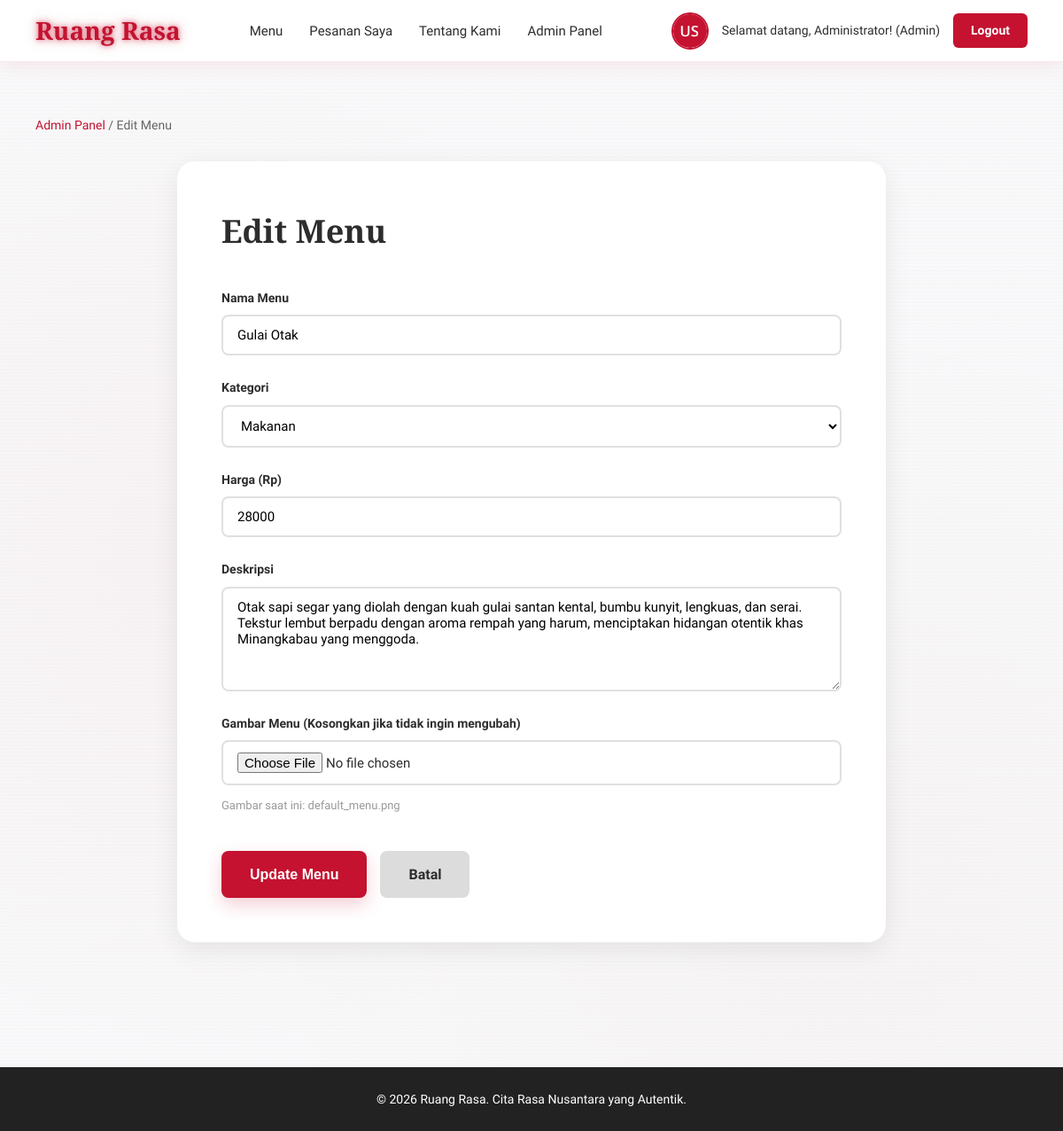
Page /modules/mahasiswa/edit_menu.php?id=2 (signed in) on the committed database.
### tables this page shows
CREATE TABLE menu (
    id INT AUTO_INCREMENT PRIMARY KEY,
    nama_menu VARCHAR(100) NOT NULL,
    harga INT NOT NULL,
    id_kategori INT NOT NULL,
    gambar VARCHAR(255) DEFAULT 'default_menu.png',
    deskripsi TEXT,
    FOREIGN KEY (id_kategori) REFERENCES kategori(id) ON DELETE CASCADE
);

CREATE TABLE kategori (
    id INT AUTO_INCREMENT PRIMARY KEY,
    nama_kategori VARCHAR(50) NOT NULL
);

### config/security.php (called while the page is built, shortened)
<?php
function get_image_url($filename, $base_path = '../../img/', $default = 'default.png') {
    return $base_path . $filename;
}
function profile_img($filename, $base_path = '../../img/') {
    return get_image_url($filename, $base_path, 'default.png');
}
?>

### modules/mahasiswa/edit_menu.php (the view, shortened to what this page needs)
<?php
require_once '../../config/koneksi.php';
$menu_id = intval($_GET['id'] ?? 0);
$stmt = $koneksi->prepare("SELECT * FROM menu WHERE id = ?");
$stmt->bind_param("i", $menu_id);
$stmt->execute();
$result = $stmt->get_result();
$menu = $result->fetch_assoc();
$nama = $_SESSION['nama'];
$role = $_SESSION['role'];
$foto = $_SESSION['foto'];
$kategori_result = $koneksi->query("SELECT * FROM kategori ORDER BY nama_kategori");
?>
<!DOCTYPE html>
<html lang="id">
<head>
    <link rel="stylesheet" href="../../style.css">
</head>
<body>
    <nav class="navbar">
        <div class="nav-container">
            <div class="nav-brand">Ruang Rasa</div>
            <div class="nav-links">
                <a href="index.php" class="nav-link">Menu</a>
                <a href="orders.php" class="nav-link">Pesanan Saya</a>
                <a href="about.php" class="nav-link">Tentang Kami</a>
                <a href="admin.php" class="nav-link">Admin Panel</a>
            </div>
            <div class="nav-profile">
                <img src="<?php echo htmlspecialchars(profile_img($foto)); ?>" alt="Profile" class="profile-img">
                <span class="profile-text">
                    Selamat datang, <?php echo htmlspecialchars($nama); ?>! (<?php echo ucfirst($role); ?>)
                </span>
                <a href="../../auth/logout.php" class="btn-logout">Logout</a>
            </div>
        </div>
    </nav>
    <div class="main-container">
        <div class="breadcrumb">
            <a href="admin.php">Admin Panel</a> / <span>Edit Menu</span>
        </div>
        <div class="form-container">
            <h1 class="form-title">Edit Menu</h1>
            <form method="POST" action="" enctype="multipart/form-data" class="admin-form">
                <div class="form-group">
                    <label for="nama_menu">Nama Menu</label>
                    <input type="text" id="nama_menu" name="nama_menu" required value="<?php echo htmlspecialchars($menu['nama_menu']); ?>">
                </div>
                <div class="form-group">
                    <label for="id_kategori">Kategori</label>
                    <select id="id_kategori" name="id_kategori" required>
                        <?php while ($kat = $kategori_result->fetch_assoc()): ?>
                        <option value="<?php echo $kat['id']; ?>" <?php echo ($kat['id'] == $menu['id_kategori']) ? 'selected' : ''; ?>>
                            <?php echo htmlspecialchars($kat['nama_kategori']); ?>
                        </option>
                        <?php endwhile; ?>
                    </select>
                </div>
                <div class="form-group">
                    <label for="harga">Harga (Rp)</label>
                    <input type="number" id="harga" name="harga" required value="<?php echo $menu['harga']; ?>" min="1">
                </div>
                <div class="form-group">
                    <label for="deskripsi">Deskripsi</label>
                    <textarea id="deskripsi" name="deskripsi" required rows="5"><?php echo htmlspecialchars($menu['deskripsi']); ?></textarea>
                </div>
                <div class="form-group">
                    <label for="gambar">Gambar Menu (Kosongkan jika tidak ingin mengubah)</label>
                    <input type="file" id="gambar" name="gambar" accept="image/*">
                    <p class="form-hint">Gambar saat ini: <?php echo htmlspecialchars($menu['gambar']); ?></p>
                </div>
                <div class="form-actions">
                    <button type="submit" class="btn-primary">Update Menu</button>
                    <a href="admin.php" class="btn-secondary">Batal</a>
                </div>
            </form>
        </div>
    </div>
    <footer class="footer">
        <p>&copy; 2026 Ruang Rasa. Cita Rasa Nusantara yang Autentik.</p>
    </footer>
</body>
</html>

### style.css (style rules this page uses)
* { margin: 0; padding: 0; box-sizing: border-box; }
:root { --primary-red: #C41230; --deep-red: #8B0000; --light-bg: #F8F9FA; --dark-text: #2D2D2D; --white: #FFFFFF; --silver: #DCDCDC; --success-green: #27AE60; --warning-yellow: #F39C12; --pending-blue: #3498DB; }
body { font-family: 'Work Sans', sans-serif; background: var(--light-bg); background-image: radial-gradient(circle at 20% 50%, rgba(196, 18, 48, 0.03) 0%, transparent 50%), radial-gradient(circle at 80% 80%, rgba(139, 0, 0, 0.02) 0%, transparent 50%), repeating-linear-gradient(0deg, transparent, transparent 2px, rgba(196, 18, 48, 0.01) 2px, rgba(196, 18, 48, 0.01) 4px); color: var(--dark-text); line-height: 1.6; min-height: 100vh; }
.navbar { position: fixed; top: 0; left: 0; right: 0; height: 70px; background: rgba(255, 255, 255, 0.95); backdrop-filter: blur(12px); box-shadow: 0 4px 20px rgba(196, 18, 48, 0.08); z-index: 1000; border-bottom: 1px solid rgba(196, 18, 48, 0.1); }
.nav-container { max-width: 1400px; margin: 0 auto; height: 100%; padding: 0 40px; display: flex; align-items: center; justify-content: space-between; }
.nav-brand { font-family:'Spectral', serif; font-size:28px; font-weight:700; color:var(--primary-red); text-decoration:none; text-shadow: 0 0 5px rgba(196,18,48,0.5), 0 0 10px rgba(196,18,48,0.35), 0 0 20px rgba(196,18,48,0.2); transition:0.3s ease; }
.nav-links { display: flex; gap: 30px; }
.nav-link { text-decoration: none; color: var(--dark-text); font-weight: 500; font-size: 15px; position: relative; padding: 8px 0; }
.nav-link::after { content: ''; position: absolute; bottom: 0; left: 0; width: 0; height: 2px; background: var(--primary-red); transition: width 0.3s ease; }
.nav-profile { display: flex; align-items: center; gap: 15px; }
.profile-img { width: 42px; height: 42px; border-radius: 50%; object-fit: cover; border: 2px solid var(--primary-red); }
.profile-text { font-size: 14px; color: var(--dark-text); font-weight: 500; }
.btn-logout { padding: 8px 20px; background: var(--primary-red); color: var(--white); text-decoration: none; border-radius: 6px; font-weight: 600; font-size: 14px; transition: all 0.3s ease; }
.form-group { display: flex; flex-direction: column; gap: 8px; }
.form-group label { font-weight: 600; font-size: 14px; color: var(--dark-text); }
.form-group input, .form-group select, .form-group textarea { padding: 12px 16px; border: 2px solid #E0E0E0; border-radius: 8px; font-size: 15px; font-family: 'Work Sans', sans-serif; transition: all 0.3s ease; background: var(--white); }
.btn-primary { padding: 14px 32px; background: var(--primary-red); color: var(--white); border: none; border-radius: 8px; font-weight: 600; font-size: 16px; cursor: pointer; transition: all 0.3s ease; text-decoration: none; display: inline-block; text-align: center; box-shadow:0 8px 20px rgba(196,18,48,0.2); }
.btn-secondary { padding: 14px 32px; background: var(--silver); color: var(--dark-text); border: none; border-radius: 8px; font-weight: 600; font-size: 16px; cursor: pointer; transition: all 0.3s ease; text-decoration: none; display: inline-block; text-align: center; }
.main-container { max-width: 1400px; margin: 90px auto 40px; padding: 40px; flex:1; }
.breadcrumb { margin-bottom: 30px; font-size: 14px; color: #666; }
.breadcrumb a { color: var(--primary-red); text-decoration: none; }
.form-container { background:var(--white); padding:50px; border-radius:20px; box-shadow:0 8px 30px rgba(0,0,0,0.08); max-width:800px; margin:0 auto; }
.form-title { font-family: 'Spectral', serif; font-size: 36px; font-weight: 700; color: var(--dark-text); margin-bottom: 35px; }
.admin-form { display: flex; flex-direction: column; gap: 25px; }
.form-hint { font-size: 13px; color: #999; margin-top: 5px; }
.form-actions { display: flex; gap: 15px; margin-top: 15px; }
.footer { background: var(--dark-text); color: var(--white); text-align: center; padding: 30px 20px; margin-top:auto; }
.footer p { font-size: 14px; }
html, body { height:100%; }
body { display:flex; flex-direction:column; }
.main-container { flex:1; width:100%; }
.footer { margin-top:auto; }
.footer { width:100%; background:#222; color:white; text-align:center; padding:25px 20px; margin-top:60px; }

### rows in the picture
menu: nama_menu "Gulai Otak", id_kategori "Makanan", harga "28000", deskripsi "Otak sapi segar yang diolah dengan kuah gulai santan kental, bumbu kunyit, lengkuas, dan serai. Tekstur lembut berpadu dengan aroma rempah yang harum, menciptakan hidangan otentik khas Minangkabau yang menggoda.", gambar "default_menu.png"

### other values in the picture
$nama "Administrator"
$role "Admin"
